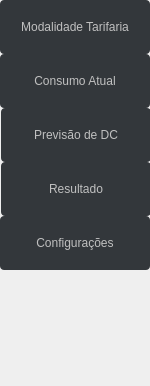
    <widget class="QFrame" name="Left_Side_Menu">
     <property name="geometry">
      <rect>
       <x>0</x>
       <y>0</y>
       <width>150</width>
       <height>386</height>
      </rect>
     </property>
     <property name="sizePolicy">
      <sizepolicy hsizetype="Minimum" vsizetype="Fixed">
       <horstretch>0</horstretch>
       <verstretch>0</verstretch>
      </sizepolicy>
     </property>
     <property name="minimumSize">
      <size>
       <width>150</width>
       <height>386</height>
      </size>
     </property>
     <property name="maximumSize">
      <size>
       <width>16777215</width>
       <height>16777215</height>
      </size>
     </property>
     <property name="styleSheet">
      <string notr="true">QLabel {
    background-color: #FFFFFF;
    qproperty-alignment: AlignCenter;
}


QFrame
{
   /* border-radius: 2px;
    border: 1px solid #444;*/
}

QFrame[frameShape=&quot;0&quot;]
{
    border-radius: 2px;
    border: 1px transparent #444;
}

QPushButton
{
    color: silver;
    background-color: #33373B;
   /* border-width: 2px;
    border-color: #4A4949;
    border-style: solid;*/
    padding-top: 2px;
    padding-bottom: 2px;
    padding-left: 10px;
    padding-right: 10px;
    border-radius: 4px;
	qproperty-halignment: AlignLeft;
    /* outline: none; */
    /* min-width: 40px; */
}

QPushButton:disabled
{
    background-color: #302F2F;
    /*border-width: 2px;
    border-color: #3A3939;
    border-style: solid;*/
    padding-top: 2px;
    padding-bottom: 2px;
    padding-left: 10px;
    padding-right: 10px;
    /*border-radius: 2px;*/
    color: #808080;
}

QPushButton:focus {
    background-color: #3d8ec9;
    color: white;
}</string>
     </property>
     <property name="frameShape">
      <enum>QFrame::NoFrame</enum>
     </property>
     <property name="frameShadow">
      <enum>QFrame::Raised</enum>
     </property>
     <widget class="QPushButton" name="Button_ModTar">
      <property name="enabled">
       <bool>true</bool>
      </property>
      <property name="geometry">
       <rect>
        <x>0</x>
        <y>0</y>
        <width>150</width>
        <height>54</height>
       </rect>
      </property>
      <property name="minimumSize">
       <size>
        <width>0</width>
        <height>54</height>
       </size>
      </property>
      <property name="cursor">
       <cursorShape>PointingHandCursor</cursorShape>
      </property>
      <property name="accessibleDescription">
       <string extracomment="Modalidade Tarifária"/>
      </property>
      <property name="styleSheet">
       <string>0</string>
      </property>
      <property name="text">
       <string>Modalidade Tarifaria</string>
      </property>
      <property name="icon">
       <iconset>
        <normaloff>D:/Vinícius/Imagens PNG/icons/cil-lightbulb.png</normaloff>D:/Vinícius/Imagens PNG/icons/cil-lightbulb.png</iconset>
      </property>
      <property name="iconSize">
       <size>
        <width>50</width>
        <height>50</height>
       </size>
      </property>
      <property name="checkable">
       <bool>false</bool>
      </property>
      <property name="autoRepeat">
       <bool>false</bool>
      </property>
      <property name="autoExclusive">
       <bool>false</bool>
      </property>
      <property name="autoDefault">
       <bool>false</bool>
      </property>
      <property name="default">
       <bool>false</bool>
      </property>
      <property name="flat">
       <bool>true</bool>
      </property>
     </widget>
     <widget class="QPushButton" name="Button_ConsumoAtual">
      <property name="geometry">
       <rect>
        <x>0</x>
        <y>54</y>
        <width>150</width>
        <height>54</height>
       </rect>
      </property>
      <property name="minimumSize">
       <size>
        <width>0</width>
        <height>54</height>
       </size>
      </property>
      <property name="cursor">
       <cursorShape>PointingHandCursor</cursorShape>
      </property>
      <property name="layoutDirection">
       <enum>Qt::LeftToRight</enum>
      </property>
      <property name="styleSheet">
       <string notr="true"/>
      </property>
      <property name="text">
       <string>Consumo Atual</string>
      </property>
      <property name="icon">
       <iconset>
        <normaloff>D:/Vinícius/Imagens PNG/icons/cil-speedometer.png</normaloff>D:/Vinícius/Imagens PNG/icons/cil-speedometer.png</iconset>
      </property>
      <property name="iconSize">
       <size>
        <width>50</width>
        <height>50</height>
       </size>
      </property>
      <property name="flat">
       <bool>true</bool>
      </property>
     </widget>
     <widget class="QPushButton" name="Button_PrevDC">
      <property name="geometry">
       <rect>
        <x>1</x>
        <y>108</y>
        <width>150</width>
        <height>54</height>
       </rect>
      </property>
      <property name="minimumSize">
       <size>
        <width>100</width>
        <height>54</height>
       </size>
      </property>
      <property name="cursor">
       <cursorShape>PointingHandCursor</cursorShape>
      </property>
      <property name="autoFillBackground">
       <bool>false</bool>
      </property>
      <property name="text">
       <string>Previsão de DC</string>
      </property>
      <property name="icon">
       <iconset>
        <normaloff>D:/Vinícius/Imagens PNG/icons/cil-lightbulb.png</normaloff>D:/Vinícius/Imagens PNG/icons/cil-lightbulb.png</iconset>
      </property>
      <property name="iconSize">
       <size>
        <width>50</width>
        <height>50</height>
       </size>
      </property>
      <property name="flat">
       <bool>true</bool>
      </property>
     </widget>
     <widget class="QPushButton" name="Button_Settings">
      <property name="geometry">
       <rect>
        <x>0</x>
        <y>216</y>
        <width>150</width>
        <height>54</height>
       </rect>
      </property>
      <property name="minimumSize">
       <size>
        <width>0</width>
        <height>54</height>
       </size>
      </property>
      <property name="cursor">
       <cursorShape>PointingHandCursor</cursorShape>
      </property>
      <property name="focusPolicy">
       <enum>Qt::StrongFocus</enum>
      </property>
      <property name="toolTipDuration">
       <number>50</number>
      </property>
      <property name="layoutDirection">
       <enum>Qt::LeftToRight</enum>
      </property>
      <property name="text">
       <string>Configurações</string>
      </property>
      <property name="icon">
       <iconset>
        <normaloff>../Image/cil-settings.png</normaloff>../Image/cil-settings.png</iconset>
      </property>
      <property name="iconSize">
       <size>
        <width>50</width>
        <height>50</height>
       </size>
      </property>
      <property name="autoRepeat">
       <bool>false</bool>
      </property>
      <property name="flat">
       <bool>true</bool>
      </property>
     </widget>
     <widget class="QPushButton" name="Button_Resultado">
      <property name="geometry">
       <rect>
        <x>1</x>
        <y>162</y>
        <width>150</width>
        <height>54</height>
       </rect>
      </property>
      <property name="minimumSize">
       <size>
        <width>100</width>
        <height>54</height>
       </size>
      </property>
      <property name="cursor">
       <cursorShape>PointingHandCursor</cursorShape>
      </property>
      <property name="text">
       <string>Resultado</string>
      </property>
      <property name="icon">
       <iconset>
        <normaloff>D:/Vinícius/Imagens PNG/icons/cil-chart-line.png</normaloff>D:/Vinícius/Imagens PNG/icons/cil-chart-line.png</iconset>
      </property>
      <property name="iconSize">
       <size>
        <width>50</width>
        <height>50</height>
       </size>
      </property>
     </widget>
    </widget>
